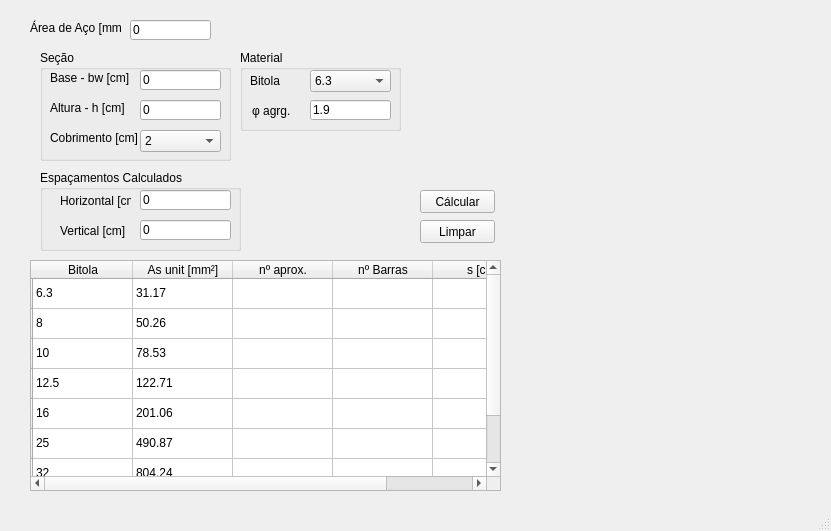
<?xml version="1.0" encoding="UTF-8"?>
<ui version="4.0">
 <class>MainWindow</class>
 <widget class="QMainWindow" name="MainWindow">
  <property name="geometry">
   <rect>
    <x>0</x>
    <y>0</y>
    <width>831</width>
    <height>531</height>
   </rect>
  </property>
  <property name="windowTitle">
   <string>MainWindow</string>
  </property>
  <widget class="QWidget" name="centralwidget">
   <widget class="QLabel" name="label">
    <property name="geometry">
     <rect>
      <x>30</x>
      <y>20</y>
      <width>91</width>
      <height>16</height>
     </rect>
    </property>
    <property name="text">
     <string>Área de Aço [mm²]</string>
    </property>
   </widget>
   <widget class="QLineEdit" name="lineEdit">
    <property name="geometry">
     <rect>
      <x>130</x>
      <y>20</y>
      <width>81</width>
      <height>20</height>
     </rect>
    </property>
    <property name="text">
     <string>0</string>
    </property>
   </widget>
   <widget class="QTableWidget" name="tableWidget">
    <property name="geometry">
     <rect>
      <x>30</x>
      <y>260</y>
      <width>471</width>
      <height>231</height>
     </rect>
    </property>
    <row>
     <property name="text">
      <string/>
     </property>
    </row>
    <row>
     <property name="text">
      <string/>
     </property>
    </row>
    <row>
     <property name="text">
      <string/>
     </property>
    </row>
    <row>
     <property name="text">
      <string/>
     </property>
    </row>
    <row>
     <property name="text">
      <string/>
     </property>
    </row>
    <row>
     <property name="text">
      <string/>
     </property>
    </row>
    <row>
     <property name="text">
      <string/>
     </property>
    </row>
    <row>
     <property name="text">
      <string/>
     </property>
    </row>
    <column>
     <property name="text">
      <string>Bitola</string>
     </property>
    </column>
    <column>
     <property name="text">
      <string>As unit [mm²]</string>
     </property>
    </column>
    <column>
     <property name="text">
      <string>nº aprox.</string>
     </property>
    </column>
    <column>
     <property name="text">
      <string>nº Barras</string>
     </property>
    </column>
    <column>
     <property name="text">
      <string>s [cm]</string>
     </property>
    </column>
    <item row="0" column="0">
     <property name="text">
      <string>6.3</string>
     </property>
    </item>
    <item row="0" column="1">
     <property name="text">
      <string>31.17</string>
     </property>
    </item>
    <item row="1" column="0">
     <property name="text">
      <string>8</string>
     </property>
    </item>
    <item row="1" column="1">
     <property name="text">
      <string>50.26</string>
     </property>
    </item>
    <item row="1" column="2">
     <property name="text">
      <string/>
     </property>
    </item>
    <item row="2" column="0">
     <property name="text">
      <string>10</string>
     </property>
    </item>
    <item row="2" column="1">
     <property name="text">
      <string>78.53</string>
     </property>
    </item>
    <item row="3" column="0">
     <property name="text">
      <string>12.5</string>
     </property>
    </item>
    <item row="3" column="1">
     <property name="text">
      <string>122.71</string>
     </property>
    </item>
    <item row="4" column="0">
     <property name="text">
      <string>16</string>
     </property>
    </item>
    <item row="4" column="1">
     <property name="text">
      <string>201.06</string>
     </property>
    </item>
    <item row="5" column="0">
     <property name="text">
      <string>25</string>
     </property>
    </item>
    <item row="5" column="1">
     <property name="text">
      <string>490.87</string>
     </property>
    </item>
    <item row="6" column="0">
     <property name="text">
      <string>32</string>
     </property>
    </item>
    <item row="6" column="1">
     <property name="text">
      <string>804.24</string>
     </property>
    </item>
    <item row="7" column="0">
     <property name="text">
      <string>40</string>
     </property>
    </item>
    <item row="7" column="1">
     <property name="text">
      <string>1256.63</string>
     </property>
    </item>
   </widget>
   <widget class="QPushButton" name="pushButton">
    <property name="geometry">
     <rect>
      <x>420</x>
      <y>190</y>
      <width>75</width>
      <height>23</height>
     </rect>
    </property>
    <property name="text">
     <string>Cálcular</string>
    </property>
   </widget>
   <widget class="PlotWidget" name="widget" native="true">
    <property name="geometry">
     <rect>
      <x>510</x>
      <y>320</y>
      <width>281</width>
      <height>161</height>
     </rect>
    </property>
   </widget>
   <widget class="QLabel" name="label_5">
    <property name="geometry">
     <rect>
      <x>520</x>
      <y>50</y>
      <width>261</width>
      <height>181</height>
     </rect>
    </property>
    <property name="text">
     <string/>
    </property>
    <property name="pixmap">
     <pixmap>secao_viga_detalhamento_infos.png.png</pixmap>
    </property>
    <property name="scaledContents">
     <bool>true</bool>
    </property>
   </widget>
   <widget class="QPushButton" name="pushButton_2">
    <property name="geometry">
     <rect>
      <x>420</x>
      <y>220</y>
      <width>75</width>
      <height>23</height>
     </rect>
    </property>
    <property name="text">
     <string>Limpar</string>
    </property>
   </widget>
   <widget class="QGroupBox" name="groupBox">
    <property name="geometry">
     <rect>
      <x>40</x>
      <y>50</y>
      <width>191</width>
      <height>111</height>
     </rect>
    </property>
    <property name="title">
     <string>Seção </string>
    </property>
    <widget class="QLabel" name="label_2">
     <property name="geometry">
      <rect>
       <x>10</x>
       <y>20</y>
       <width>91</width>
       <height>16</height>
      </rect>
     </property>
     <property name="text">
      <string>Base - bw [cm]</string>
     </property>
    </widget>
    <widget class="QLineEdit" name="lineEdit_3">
     <property name="geometry">
      <rect>
       <x>100</x>
       <y>50</y>
       <width>81</width>
       <height>20</height>
      </rect>
     </property>
     <property name="text">
      <string>0</string>
     </property>
    </widget>
    <widget class="QLabel" name="label_4">
     <property name="geometry">
      <rect>
       <x>10</x>
       <y>80</y>
       <width>91</width>
       <height>16</height>
      </rect>
     </property>
     <property name="text">
      <string>Cobrimento [cm]</string>
     </property>
    </widget>
    <widget class="QComboBox" name="comboBox">
     <property name="geometry">
      <rect>
       <x>100</x>
       <y>80</y>
       <width>81</width>
       <height>22</height>
      </rect>
     </property>
     <item>
      <property name="text">
       <string>2</string>
      </property>
     </item>
     <item>
      <property name="text">
       <string>3</string>
      </property>
     </item>
     <item>
      <property name="text">
       <string>4</string>
      </property>
     </item>
     <item>
      <property name="text">
       <string>5</string>
      </property>
     </item>
    </widget>
    <widget class="QLabel" name="label_3">
     <property name="geometry">
      <rect>
       <x>10</x>
       <y>50</y>
       <width>91</width>
       <height>16</height>
      </rect>
     </property>
     <property name="text">
      <string>Altura - h [cm]</string>
     </property>
    </widget>
    <widget class="QLineEdit" name="lineEdit_2">
     <property name="geometry">
      <rect>
       <x>100</x>
       <y>20</y>
       <width>81</width>
       <height>20</height>
      </rect>
     </property>
     <property name="text">
      <string>0</string>
     </property>
    </widget>
   </widget>
   <widget class="QGroupBox" name="groupBox_2">
    <property name="geometry">
     <rect>
      <x>240</x>
      <y>50</y>
      <width>161</width>
      <height>81</height>
     </rect>
    </property>
    <property name="title">
     <string>Material</string>
    </property>
    <widget class="QLabel" name="label_6">
     <property name="geometry">
      <rect>
       <x>10</x>
       <y>20</y>
       <width>47</width>
       <height>21</height>
      </rect>
     </property>
     <property name="text">
      <string>Bitola</string>
     </property>
    </widget>
    <widget class="QComboBox" name="comboBox_2">
     <property name="geometry">
      <rect>
       <x>70</x>
       <y>20</y>
       <width>81</width>
       <height>22</height>
      </rect>
     </property>
     <item>
      <property name="text">
       <string>6.3</string>
      </property>
     </item>
     <item>
      <property name="text">
       <string>8</string>
      </property>
     </item>
     <item>
      <property name="text">
       <string>10</string>
      </property>
     </item>
     <item>
      <property name="text">
       <string>12.5</string>
      </property>
     </item>
     <item>
      <property name="text">
       <string>16</string>
      </property>
     </item>
     <item>
      <property name="text">
       <string>25</string>
      </property>
     </item>
     <item>
      <property name="text">
       <string>32</string>
      </property>
     </item>
     <item>
      <property name="text">
       <string>40</string>
      </property>
     </item>
    </widget>
    <widget class="QLabel" name="label_7">
     <property name="geometry">
      <rect>
       <x>12</x>
       <y>50</y>
       <width>47</width>
       <height>21</height>
      </rect>
     </property>
     <property name="text">
      <string>φ agrg.</string>
     </property>
    </widget>
    <widget class="QLineEdit" name="lineEdit_4">
     <property name="geometry">
      <rect>
       <x>70</x>
       <y>50</y>
       <width>81</width>
       <height>20</height>
      </rect>
     </property>
     <property name="text">
      <string>1.9</string>
     </property>
    </widget>
   </widget>
   <widget class="QGroupBox" name="groupBox_3">
    <property name="geometry">
     <rect>
      <x>40</x>
      <y>170</y>
      <width>201</width>
      <height>81</height>
     </rect>
    </property>
    <property name="title">
     <string>Espaçamentos Calculados</string>
    </property>
    <widget class="QLabel" name="label_8">
     <property name="geometry">
      <rect>
       <x>20</x>
       <y>20</y>
       <width>71</width>
       <height>21</height>
      </rect>
     </property>
     <property name="text">
      <string>Horizontal [cm]</string>
     </property>
    </widget>
    <widget class="QLineEdit" name="lineEdit_5">
     <property name="geometry">
      <rect>
       <x>100</x>
       <y>20</y>
       <width>91</width>
       <height>20</height>
      </rect>
     </property>
     <property name="text">
      <string>0</string>
     </property>
    </widget>
    <widget class="QLineEdit" name="lineEdit_6">
     <property name="geometry">
      <rect>
       <x>100</x>
       <y>50</y>
       <width>91</width>
       <height>20</height>
      </rect>
     </property>
     <property name="text">
      <string>0</string>
     </property>
    </widget>
    <widget class="QLabel" name="label_9">
     <property name="geometry">
      <rect>
       <x>20</x>
       <y>50</y>
       <width>71</width>
       <height>21</height>
      </rect>
     </property>
     <property name="text">
      <string>Vertical [cm]</string>
     </property>
    </widget>
   </widget>
  </widget>
  <widget class="QMenuBar" name="menubar">
   <property name="geometry">
    <rect>
     <x>0</x>
     <y>0</y>
     <width>831</width>
     <height>21</height>
    </rect>
   </property>
  </widget>
  <widget class="QStatusBar" name="statusbar"/>
 </widget>
 <customwidgets>
  <customwidget>
   <class>PlotWidget</class>
   <extends>QWidget</extends>
   <header>pyqtgraph</header>
   <container>1</container>
  </customwidget>
 </customwidgets>
 <resources/>
 <connections/>
</ui>
